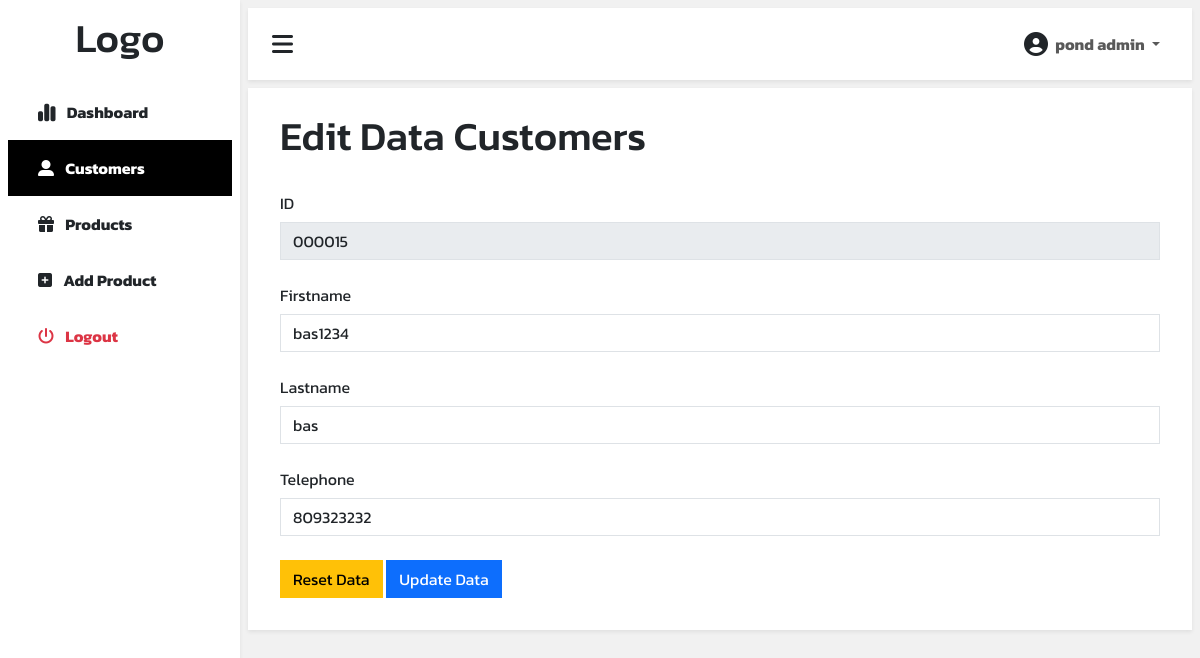
Screenshot of /editdatacustomer.php?id=000015 (signed in) with the database file from the repository.
### tables this page shows
CREATE TABLE `user` (
  `id` int(6) UNSIGNED ZEROFILL NOT NULL,
  `firstname` varchar(30) NOT NULL,
  `lastname` varchar(30) NOT NULL,
  `telephone` int(10) DEFAULT NULL,
  `username` varchar(50) NOT NULL,
  `password` varchar(50) NOT NULL,
  `userlevel` varchar(1) NOT NULL
);

### editdatacustomer.php (the view, shortened to what this page needs)
<?php
    if (!$_SESSION['userid']) {
        header("Location: index.php");
    } elseif ($_SESSION['userlevel'] == 'm'){
        header("Location: userpage.php");
    } else {
        require('dbconnect.php');
        $id = $_GET["id"];
        $sql = "SELECT * FROM user WHERE id = $id";
        $result = mysqli_query($conn, $sql);
        $row = mysqli_fetch_assoc($result);
?>
<!DOCTYPE html>
<html lang="en">
<head>
    <link href="https://cdn.jsdelivr.net/npm/bootstrap@5.3.3/dist/css/bootstrap.min.css" rel="stylesheet"
>
    <link rel="stylesheet" href="https://cdnjs.cloudflare.com/ajax/libs/font-awesome/6.5.1/css/all.min.css"
 />
    <link rel="stylesheet" href="style1.css">
</head>
<body>
<div class="d-flex" id="wrapper">
        <div class="bg-white shadow-sm" id="sidebar-wrapper">
            <div class="sidebar-heading text-center">
                <h1>Logo</h1>
            </div>
            <div>
                <div class="list-group list-group-flush px-2">
                    <a href="adminpage.php" class="list-group-item list-group-item-action py-3 fw-bold ">
                        <i class="fa-solid fa-chart-simple fa-lg me-2"></i>
                        Dashboard
                    </a>
                </div>
                <div class="list-group list-group-flush px-2">
                    <a href="customer.php" class="list-group-item list-group-item-action py-3 fw-bold bg-black active">
                        <i class="fa-solid fa-user-large me-2"></i>
                        Customers
                    </a>
                </div>
                <div class="list-group list-group-flush px-2">
                    <a href="products.php" class="list-group-item list-group-item-action py-3 fw-bold ">
                        <i class="fas fa-gift me-2"></i>
                        Products
                    </a>
                </div>
                <div class="list-group list-group-flush px-2">
                    <a href="addproduct.php" class="list-group-item list-group-item-action py-3 fw-bold">
                        <i class="fa-solid fa-square-plus me-2"></i>
                        Add Product
                    </a>
                </div>
                <div class="list-group list-group-flush px-2">
                    <a onclick="logout()" class="pe-auto list-group-item list-group-item-action py-3 fw-bold text-danger">
                        <i class="fas fa-power-off me-2"></i>
                        Logout
                    </a>
                </div>
            </div>
        </div>
        <div class="page-content-wrapper m-2 w-100">
            <nav class="navbar navbar-expand-lg navbar-light bg-white py-3 px-4 shadow-sm mb-2">
                <div class="d-flex align-items-center">
                    <i class="fa-solid fa-bars fa-xl" id="menu-toggle"></i>
                </div>
                <div class="collapse navbar-collapse" id="navbarSupportedContent">
                    <ul class="navbar-nav ms-auto mb-2 mb-lg-0">
                        <li class="nav-item dropdown">
                            <a href="" class="nav-link dropdown-toggle secend-text fw-bold" id="navbarDropdown"
                                role="button" data-bs-toggle="dropdown" aria-expanded="false">
                                <i class="fa-solid fa-circle-user fa-xl me-1 text-dark"></i>
                                <?php echo $_SESSION['user']; ?>
                            </a>
                        </li>
                    </ul>
                </div>
            </nav>
            <div class="container-fluid p-0">
                <div class="bg-white shadow-sm p-2">
                    <div class="px-4 pt-3">
                        <h1 class="mb-4">Edit Data Customers</h1>
                        <form action="updatedatacustomer.php" method="post">
                            <div class="mb-3">
                                <label for="firstname" class="col-form-label">ID</label>
                                <input type="text" disabled value="<?php echo $row["id"]; ?>" class="form-control rounded-0" name="id">
                            </div>
                            <div class="mb-3">
                                <label for="firstname" class="col-form-label">Firstname</label>
                                <input type="text" value="<?php echo $row["firstname"]; ?>" class="form-control rounded-0" name="firstname" id="firstname">
                            </div>
                            <div class="mb-3">
                                <label for="lastname" class="col-form-label">Lastname</label>
                                <input type="text" value="<?php echo $row["lastname"]; ?>" class="form-control rounded-0" name="lastname" id="lastname"></input>
                            </div>
                            <div class="mb-4">
                                <label for="telephone" class="col-form-label">Telephone</label>
                                <input type="text" value="<?php echo $row["telephone"]; ?>" class="form-control rounded-0" name="telephone" id="telephone"></input>
                            </div>
                            <div class="my-4">
                                <input type="reset" class="btn btn-warning rounded-0" value="Reset Data">
                                <input type="submit" class="btn btn-primary rounded-0" value="Update Data">
                            </div>
                        </form>
                    </div>
                </div>
            </div>
        </div>
    </div>
    <?php } ?>
</body>
</html>

### style1.css (style rules this page uses)
* { box-sizing: border-box; padding: 0%; margin: 0%; font-family: "Kanit", sans-serif; }
body { background-color: #f1f1f1; }
#wrapper { overflow-x: hidden; }
#sidebar-wrapper { min-height: 100vh; }
#sidebar-wrapper .sidebar-heading { padding: 0.875rem 1.25rem; font-size: 1.2rem; }
#sidebar-wrapper .list-group { width: 15rem; }
#menu-toggle { cursor: pointer; }
.list-group-item { border: none; padding: 20px 30px; }
.list-group-item.active { background-color: transparent; font-weight: bold; border: none; }
@media (min-width: 768px) { #sidebar-wrapper { margin-left: 0; } }

### rows the page displays
user: id "000015", firstname "bas1234", lastname "bas", telephone "809323232"

### other values shown
$_SESSION['user'] "pond admin"
